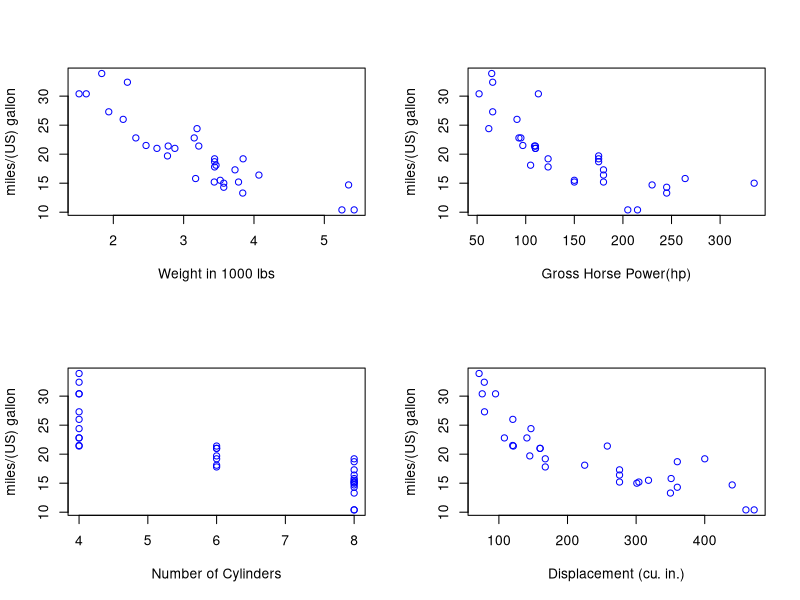

Reproduce this figure in R.
## ---- chunk 1
data(mtcars)
mydata <- mtcars
par(mfrow=c(2,2))
plot(mtcars$wt,mtcars$mpg,xlab="Weight in 1000 lbs",ylab="miles/(US) gallon",pch=21,col="blue")
plot(mtcars$hp,mtcars$mpg,xlab="Gross Horse Power(hp)",ylab="miles/(US) gallon",pch=21,col="blue")
plot(mtcars$cyl,mtcars$mpg,xlab="Number of Cylinders",ylab="miles/(US) gallon",pch=21,col="blue")
plot(mtcars$disp,mtcars$mpg,xlab="Displacement (cu. in.)",ylab="miles/(US) gallon",pch=21,col="blue")
## ---- chunk 2
corcoef <- cor(mtcars$cyl,mtcars$disp)
## ---- chunk 3
library(caret)
set.seed(12345)
intrain = createDataPartition(mydata$mpg,p=0.7,list=FALSE)
training = mydata[intrain,]
testing = mydata[-intrain,]
dim(training);dim(testing)
## ---- chunk 4
modFit <- train(mpg ~ cyl + wt + hp + am, method="lm",data=training)
mpg_predict <- predict(modFit,newdata=testing)
## ---- chunk 5

